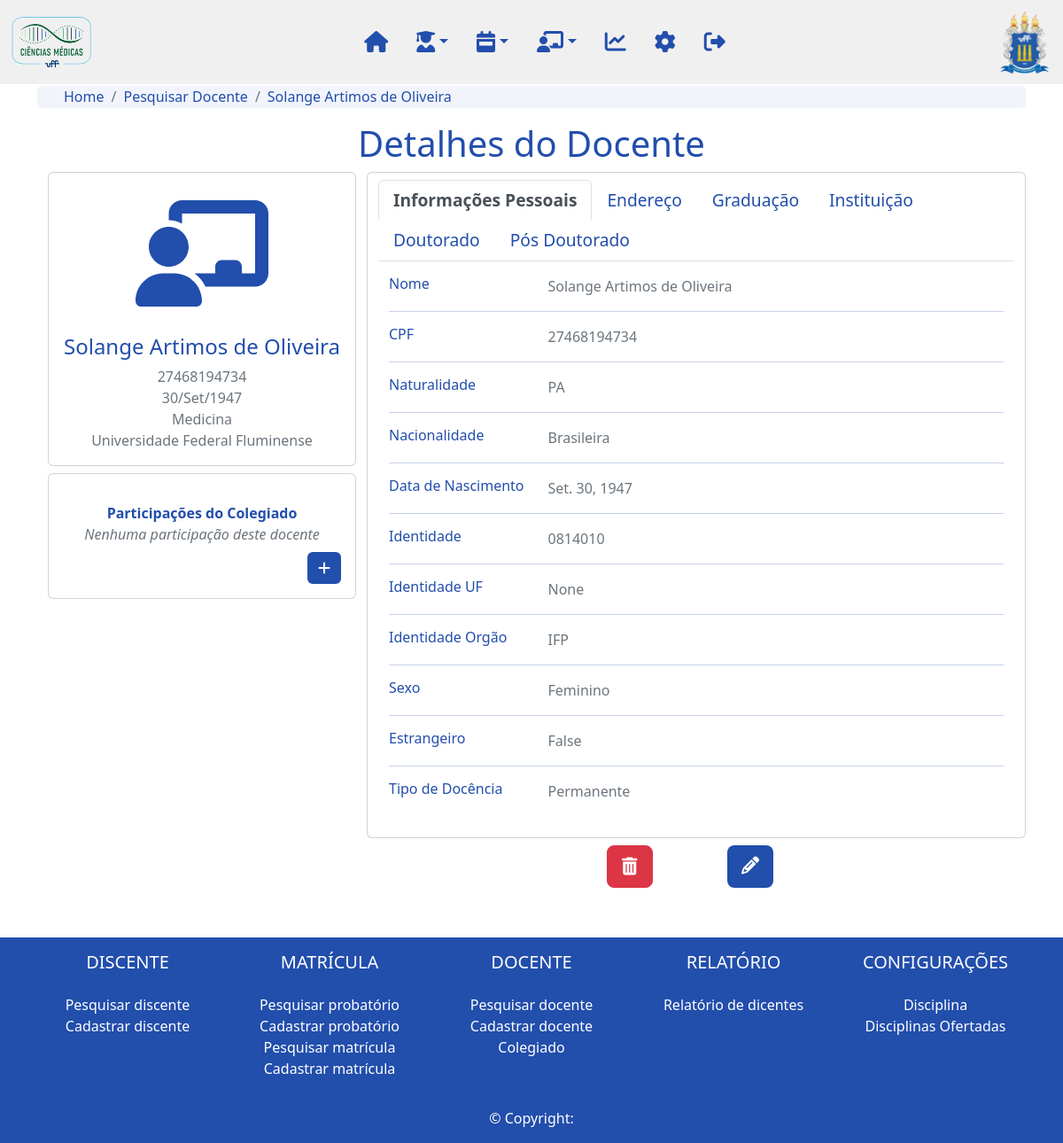
Screenshot of /professor/2/ with the database file from the repository.
### professor/models.py (models this page shows, shortened)
class Professor(models.Model):
      TIPO_DOCENTE_CHOICES = (
            ("Permanente", "Permanente"),
            ("Colaborador", "Colaborador"),
            ("Coorientador", "Coorientador"),
            ("Visitante", "Visitante"),
            ("Pos Doutor", "Pós Doutor"),
      )
      nome = models.CharField(max_length=200, verbose_name='Nome:')
      sexo = models.ForeignKey(Sexo, on_delete=models.DO_NOTHING , null=True, blank=True, verbose_name='Sexo:')
      dt_nascimento = models.DateField(null=True, blank=True, verbose_name='Data de nascimento:')
      estrangeiro = models.BooleanField(default=False, verbose_name='Estrangeiro:')
      nacionalidade = models.CharField(max_length=100, null=True, blank=True, verbose_name='Nacionalidade:')
      naturalidade = models.ForeignKey(UnidadeFederativa, on_delete=models.DO_NOTHING,  null=True, blank=True, verbose_name='Naturalidade:')
      cpf = models.CharField(max_length=14, null=True, blank=True, verbose_name='CPF:')
      identidade = models.CharField(max_length=12, null=True, blank=True, verbose_name='Identidade:')
      identidade_uf= models.CharField(max_length=2, null=True, blank=True, verbose_name='UF:')
      identidade_orgao = models.CharField(max_length=100, null=True, blank=True, verbose_name='Orgão Expeditor:')
      tipo_docente = models.CharField(max_length=100, choices=TIPO_DOCENTE_CHOICES, null=True, blank=True, verbose_name='Tipo de docente:')
      endereco = models.OneToOneField(Endereco, on_delete=models.DO_NOTHING)
      doutorado = models.OneToOneField(Doutorado, on_delete=models.DO_NOTHING)
      graduacao = models.OneToOneField(Graduacao, on_delete=models.DO_NOTHING, related_name="professor_graduacao")
      trabalho = models.ForeignKey(Trabalho, on_delete=models.DO_NOTHING, related_name="professor_trabalho")
      pos_doutorado = models.ForeignKey(PosDoutorado, on_delete=models.DO_NOTHING, related_name="professor_pos_doutorado")
      slug = models.SlugField(max_length=250, unique_for_date='dt_cadastro')
      updated = models.DateTimeField(auto_now=True)
      cadastrado_por = models.ForeignKey(User, on_delete=models.DO_NOTHING, related_name='professor_cadastrado_por')
      def __str__(self):
            return  self.nome

class Graduacao(models.Model):
    graduacao_area = models.CharField(max_length=200, verbose_name="Área:")
    instituicao = models.ForeignKey(Instituicao, on_delete=models.DO_NOTHING, related_name="professor_graduacao_instituicao", verbose_name="Instituição")
    local = models.CharField(max_length=200, null=True, blank=True, verbose_name="Local:")
    graduacao_ano_inicio = models.IntegerField(null=True, blank=True, verbose_name="Ano de início:")
    graduacao_ano_fim = models.IntegerField(null=True, blank=True, verbose_name="Ano de término:")

### config/models.py (models this page shows)
class Instituicao(models.Model):
    instituicao = models.CharField(max_length=200)
    sigla = models.CharField(max_length=200)
    cor = RGBColorField(default='#000000')
    def __str__(self):
            return str(self.instituicao)

class UnidadeFederativa(models.Model):
    sigla = models.CharField(max_length=2)
    estado = models.CharField(max_length=50)
    def __str__(self):
            return str(self.sigla)

class Sexo(models.Model):
    sexo = models.CharField(max_length=50)
    cor = RGBColorField(default='#000000')
    def __str__(self):
            return str(self.sexo)

### professor/views.py (the view, shortened to what this page needs)
# urls.py: path('<int:professor>/', detalhes_professor, name='detalhes_professor'),
def detalhes_professor(request, professor):
    professor = Professor.objects.get(slug=professor)
    colegiados = Colegiado.objects.filter(professor_membro=professor.id)
    membro = colegiados.last
    form_colegiado = ColegiadoForm()
    return render(request, 'detalhes_professor.html', {'professor':professor, 'colegiados':colegiados, 'form_colegiado':form_colegiado, 'pagina': 'Detalhes do Docente', 'membro': membro})

### professor/models.py (called while the page is built)
    def __str__(self):
        return str(self.doutorado)

      def __str__(self):
            return str(self.instituicao_trabalho)

### professor/templates/detalhes_professor.html (shortened to what this page needs)
{% extends "base.html" %}
{% load static %}
{% load crispy_forms_tags %}
{% block content %}
  {% include 'navbar.html' %}
  <div class="body container d-flex-inline justify-content-center mb-5">
    <nav aria-label="breadcrumb">
      <ol class="breadcrumb">
        <li class="breadcrumb-item"><a href="{% url 'home'%}">Home</a></li>
        <li class="breadcrumb-item"><a href="{% url 'professor:lista_professor'%}">Pesquisar Docente</a></li>
        <li class="breadcrumb-item active" aria-current="page"><a href="{% url 'professor:detalhes_professor' professor.slug %}">{{professor}}</a></li>
      </ol>
    </nav>
    <h1 class="text-center">Detalhes do Docente</h1>
    <div class="container">
      <div class="row gutters-sm">
          <div class="col-md-4 mb-3">
              <div class="card">
                  <div class="card-body">
                      <div class="d-flex flex-column align-items-center text-center">
                          <div class="mt-3">
                              <h4>{{professor}}</h4>
                              <p class="text-secondary mb-0">{{professor.cpf}}</p>
                              <p class="text-secondary mb-0">{{professor.dt_nascimento|date:'d/M/Y'}}</p>
                              <p class="text-secondary mb-0">{{professor.graduacao.graduacao_area }}</p>
                              <p class="text-secondary mb-0">{{professor.graduacao.instituicao}}</p>
                          </div>
                      </div>
                  </div>
              </div>
              <div class="card mt-2">
                <div class="card-body">
                    <div class="d-flex flex-column align-items-center text-center">
                        <div class="mt-3">
                            <b>Participações do Colegiado</b>
                            {% if not colegiados %}
                            <p class="text-secondary mb-0"><i>Nenhuma participação deste docente</i></p>
                            {% endif %}
                        </div>
                    </div>
                    <div class= 'd-flex justify-content-end mt-2'>
                    <a class="btn btn-primary" data-placement="right" data-toggle="modal" data-target="#adiciona-colegiado" data-original-title="Cadastrar novo membro do colegiado"><i class="fa-solid fa-plus"></i></a>
                    </div>
                </div>
            </div>
          </div>
          <div class="col-md-8 card py-2">
              <ul class="nav nav-tabs">
                  <li class="nav-item">
                      <a class="nav-link nav-professor active" data-toggle="tab" href="#id_info">Informações Pessoais</a>
                  </li>
                  <li class="nav-item">
                      <a class="nav-link nav-professor" data-toggle="tab" href="#id_endereco">Endereço</a>
                  </li>
                  <li class="nav-item">
                    <a class="nav-link nav-professor" data-toggle="tab" href="#id_graduacao">Graduação</a>
                </li>
                  <li class="nav-item">
                      <a class="nav-link nav-professor" data-toggle="tab" href="#id_trabalho">Instituição</a>
                  </li>
                  <li class="nav-item">
                      <a class="nav-link nav-professor" data-toggle="tab" href="#id_doutorado">Doutorado</a>
                  </li>
                  <li class="nav-item">
                    <a class="nav-link nav-pos-doutorado" data-toggle="tab" href="#id_pos_doutorado">Pós Doutorado</a>
                </li>
              </ul>
              <div class="py-3 mb-3 tab-content">
                  <div id="id_info" class="tab-pane container active">
                      <div class="row">
                          <div class="col-sm-3">
                              <h6 class="mb-0">Nome</h6>
                          </div>
                          <div class="col-sm-9 text-secondary">
                              {{professor}}
                          </div>
                      </div>
                      <hr>
                      <div class="row">
                          <div class="col-sm-3">
                              <h6 class="mb-0">CPF</h6>
                          </div>
                          <div class="col-sm-9 text-secondary">
                              {{professor.cpf}}
                          </div>
                      </div>
                      <hr>
                      <div class="row">
                          <div class="col-sm-3">
                              <h6 class="mb-0">Naturalidade</h6>
                          </div>
                          <div class="col-sm-9 text-secondary">
                              {{professor.naturalidade}}
                          </div>
                      </div>
                      <hr>
                      <div class="row">
                          <div class="col-sm-3">
                              <h6 class="mb-0">Nacionalidade</h6>
                          </div>
                          <div class="col-sm-9 text-secondary">
                              {{professor.nacionalidade}}
                          </div>
                      </div>
                      <hr>
                      <div class="row">
                          <div class="col-sm-3">
                              <h6 class="mb-0">Data de Nascimento</h6>
                          </div>
                          <div class="col-sm-9 text-secondary">
                              {{professor.dt_nascimento}}
                          </div>
                      </div>
                      <hr>
                      <div class="row">
                          <div class="col-sm-3">
                              <h6 class="mb-0">Identidade</h6>
                          </div>
                          <div class="col-sm-9 text-secondary">
                              {{professor.identidade}}
                          </div>
                      </div>
                      <hr>
                      <div class="row">
                          <div class="col-sm-3">
                              <h6 class="mb-0">Identidade UF</h6>
                          </div>
                          <div class="col-sm-9 text-secondary">
                              {{professor.identidade_uf}}
                          </div>
                      </div>
                      <hr>
                      <div class="row">
                          <div class="col-sm-3">
                              <h6 class="mb-0">Identidade Orgão</h6>
                          </div>
                          <div class="col-sm-9 text-secondary">
                              {{professor.identidade_orgao}}
                          </div>
                      </div>
                      <hr>
                      <div class="row">
                          <div class="col-sm-3">
                              <h6 class="mb-0">Sexo</h6>
                          </div>
                          <div class="col-sm-9 text-secondary">
                              {{professor.sexo}}
                          </div>
                      </div>
                      <hr>
                      <div class="row">
                          <div class="col-sm-3">
                              <h6 class="mb-0">Estrangeiro</h6>
                          </div>
                          <div class="col-sm-9 text-secondary">
                              {{professor.estrangeiro}}
                          </div>
                      </div>
                      <hr>
                      <div class="row">
                          <div class="col-sm-3">
                              <h6 class="mb-0">Tipo de Docência</h6>
                          </div>
                          <div class="col-sm-9 text-secondary">
                              {{professor.tipo_docente}}
                          </div>
                      </div>
                  </div>
              </div>
          </div>
      </div>
      <div class= 'd-flex justify-content-end'>
      <div class="w-50 my-2 row">
          <div class="col-3 d-flex justify-content-end">
              <a class="btn btn-danger btn-lg" data-toggle="modal" data-target="#confirma-deletar">
                  <i class="fa-solid fa-trash-can"></i>
              </a>
          </div>
          <div class="col-3 d-flex justify-content-end">
              <a class="btn btn-primary btn-lg" href="{% url 'professor:edita_professor' professor.slug %}"><i class="fa-solid fa-pencil"></i></a>
          </div>
      </div>
  </div>
  </div>
</div>
{% include 'footer.html' %}
{% endblock %}

### static/css/styles.css (style rules this page uses)
html { height:100% }
body { height: 100%; }
.body { position:relative; padding-top: 80pt; color: #224EAC; min-height: 80%; }
.nav-item { font-size:larger; text-transform: capitalize; }
ul { color: #224EAC !important; }
a { text-decoration: none; }
.nav-link { color: #224EAC; }
.nav-link.active { font-weight: 700; }
.btn-primary { background-color: #224EAC !important; border-style: none !important; }
.breadcrumb { margin-top: -10px; border-radius: 5px; background-color: #224EAC10; height: 25px; padding: 0px 30px; }
.breadcrumb a { color: #224EAC; }
.breadcrumb-item.active { font-weight: 500; }

### rows the page displays
Professor: nome "Solange Artimos de Oliveira", cpf "27468194734", dt_nascimento "30/Set/1947", graduacao.graduacao_area "Medicina", graduacao.instituicao "Universidade Federal Fluminense", naturalidade "PA", nacionalidade "Brasileira", dt_nascimento "Set. 30, 1947", identidade "0814010", identidade_uf "None", identidade_orgao "IFP", sexo "Feminino", estrangeiro "False", tipo_docente "Permanente"
